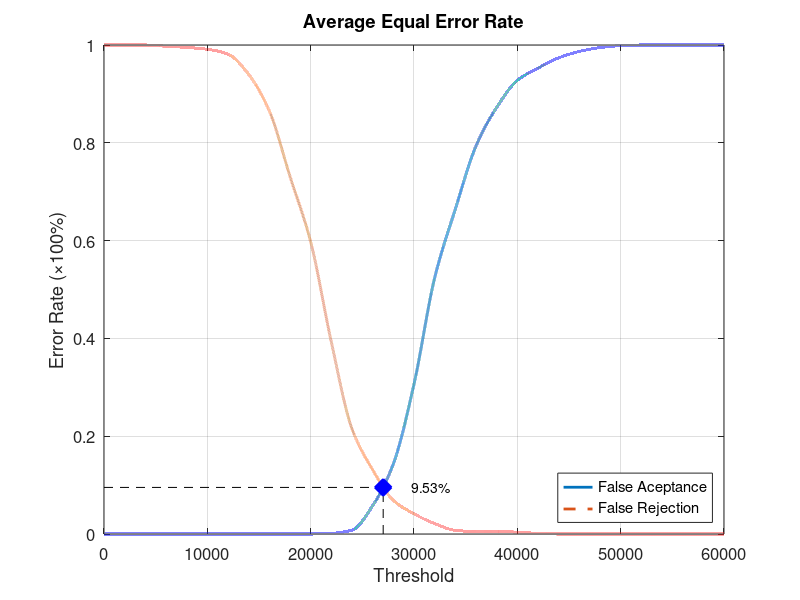
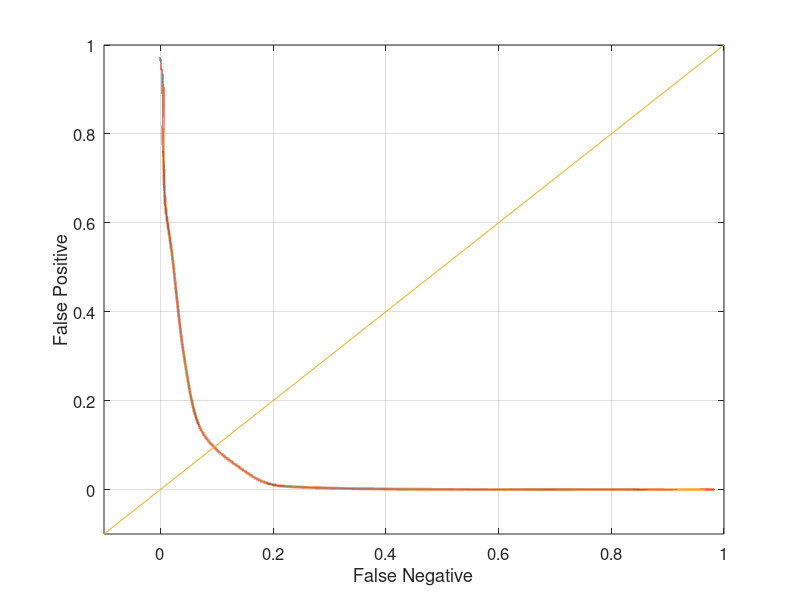

MATLAB code for these plots, in order:
function yEER = Experiment2Average
close all;
clear;
clc;
x = 0:2000:60000;
xq = 0:0.5:60000;

y0 = [0 0 0 0 0 0 0 0 0 0 0 0.00131579 0.00789474 0.0578947 0.143421 0.306579 0.523684 0.664474 0.793421 0.872368 0.927632 0.952632 0.973684 0.986842 0.994737 0.998684 1 1 1 1 1];
yy0 = interp1(x, y0, xq, 'pchip');
y1 = [1 1 1 0.9975 0.995 0.99125 0.98125 0.94 0.865 0.73125 0.5975 0.3925 0.215 0.13125 0.06875 0.04125 0.02125 0.0075 0.005 0.005 0.00375 0.00125 0 0 0 0 0 0 0 0 0];
yy1 = interp1(x, y1, xq, 'pchip');

% Calculating EER: 
y2 = abs(y0 - y1);
find(y2 == min(y2))
yy2 = abs(yy0 - yy1);
xEER = find(yy2 == min(yy2));
xEERIndex = xq(xEER) % X-axis EER
yEER = yy0(xEER) % Y-axis EER

main = figure
plot(xq, yy0,'-','LineWidth', 2);	hold on
plot(xq, yy1,'--','LineWidth', 2);	hold on
plot([xEERIndex xEERIndex], [0 yEER], 'k--');	hold on
plot([0 xEERIndex], [yEER yEER], 'k--');	hold on
plot(xEERIndex, yEER, 'bx', 'LineWidth', 10);	hold on
text(xEERIndex + 10 * xEERIndex / 100, yEER, [num2str(round((10000 * yEER)) / 100) '%'])
legend('False Aceptance', 'False Rejection', 'Location', 'SouthEast')
xlabel('Threshold')
ylabel('Error Rate (\times100%)')
title('Average Equal Error Rate')
set(gca, 'FontSize', 12)
axis([0 60000 0 1])
grid on

print(main, 'Experiment2AverageMain', '-dpng');
FNRxFPR = figure('Color', [1 1 1]);
plot(yy1, yy0, '-', yy1, yy0, 'LineWidth', 2);
hold on
y = -0.1:0.1:1
plot(y, y); 
set(gca, 'FontSize', 12)
xlabel('False Negative')
ylabel('False Positive')
axis([-0.1 1 -0.1 1])
set(gca, 'FontSize', 12)
grid on

print(FNRxFPR, 'Experiment2AverageFNRxFPR','-dpng');
end
